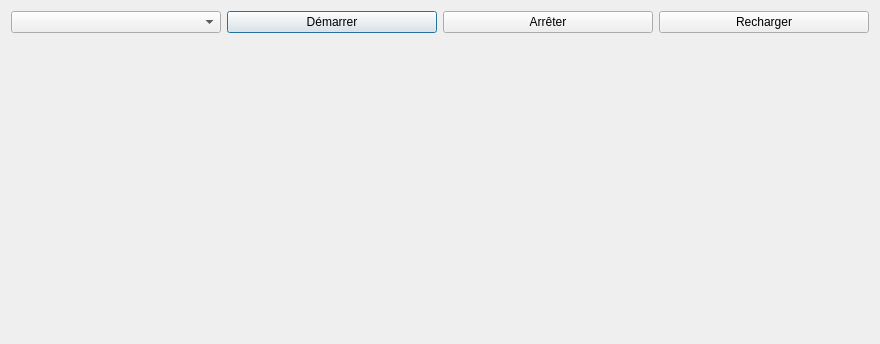
<?xml version="1.0" encoding="UTF-8"?>
<ui version="4.0">
 <class>BatchDialog</class>
 <widget class="QDialog" name="BatchDialog">
  <property name="geometry">
   <rect>
    <x>0</x>
    <y>0</y>
    <width>880</width>
    <height>344</height>
   </rect>
  </property>
  <property name="windowTitle">
   <string>CompuTreeBatch</string>
  </property>
  <layout class="QVBoxLayout" name="verticalLayout">
   <item>
    <layout class="QHBoxLayout" name="horizontalLayout">
     <item>
      <widget class="QComboBox" name="comboBoxPlugins"/>
     </item>
     <item>
      <widget class="QPushButton" name="pushButtonStart">
       <property name="text">
        <string>Démarrer</string>
       </property>
      </widget>
     </item>
     <item>
      <widget class="QPushButton" name="pushButtonStop">
       <property name="text">
        <string>Arrêter</string>
       </property>
      </widget>
     </item>
     <item>
      <widget class="QPushButton" name="pushButtonReload">
       <property name="text">
        <string>Recharger</string>
       </property>
      </widget>
     </item>
    </layout>
   </item>
   <item>
    <widget class="GStepManager2" name="widgetStepManager" native="true"/>
   </item>
  </layout>
 </widget>
 <customwidgets>
  <customwidget>
   <class>GStepManager2</class>
   <extends>QWidget</extends>
   <header>StepResultTreeView/gstepmanager2.h</header>
   <container>1</container>
  </customwidget>
 </customwidgets>
 <resources/>
 <connections/>
</ui>
